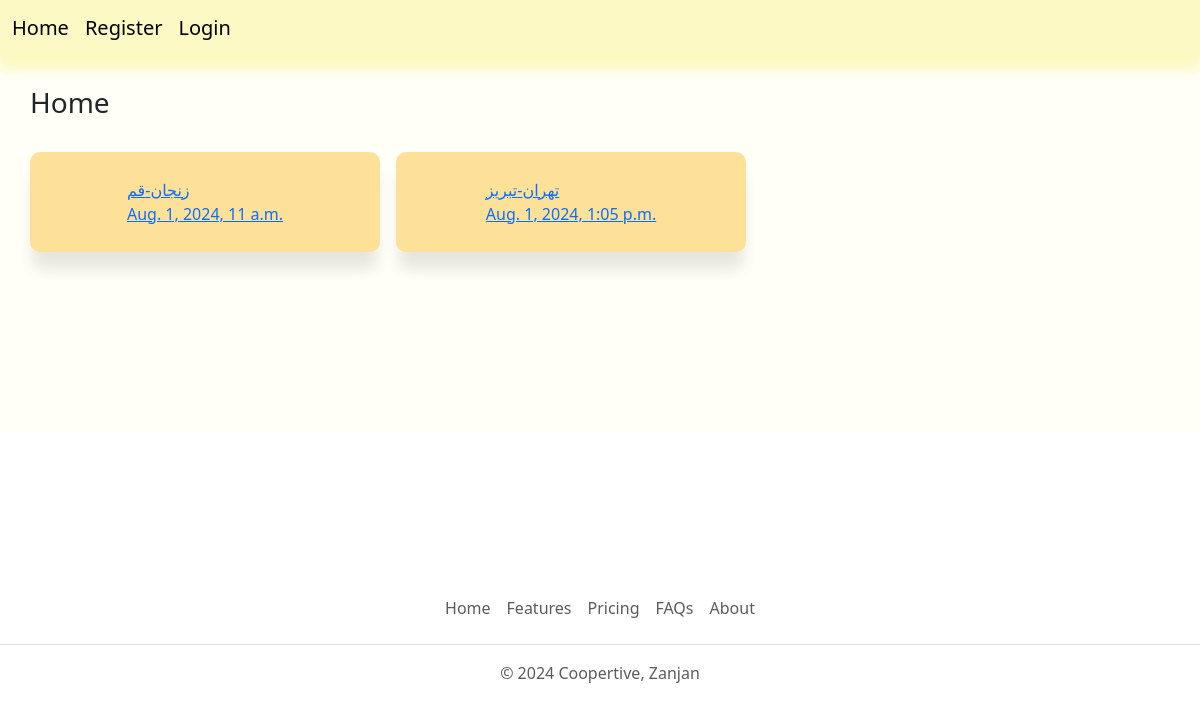
The page / on the database its author committed.
### orders/models.py (models this page shows, shortened)
class Ticket(models.Model):
    travel = models.ForeignKey(Travel, on_delete=models.CASCADE, related_name='travel_ticket')
    user = models.ForeignKey(User, on_delete=models.CASCADE, null=True, blank=True, related_name='user_ticket')
    is_available = models.BooleanField(default=True)

### accounts/models.py (models this page shows, shortened)
class Travel(models.Model):
    driver_car = models.ForeignKey(DriverCar, on_delete=models.CASCADE, related_name='driver_car')
    startcity = models.ForeignKey(City, on_delete=models.CASCADE, related_name='s_travel')
    destanition = models.ForeignKey(City, on_delete=models.CASCADE, related_name='d_travel')
    price = models.IntegerField(null=True, blank=True)
    date_time = models.DateTimeField(null=True)
    end_time = models.DateTimeField(null=True, blank=True)
    approved = models.BooleanField(default=False)

class City(models.Model):
    name = models.CharField(max_length=100)
    lat = models.FloatField()
    lon = models.FloatField()
    class Meta:
        verbose_name = 'city'
        verbose_name_plural = 'cities'
    def __str__(self):
        return self.name

### homep/views.py (the view)
# urls.py: path('', views.HomeView.as_view(), name='home')
class HomeView(View):
    def get(self, request):
        ticket = Ticket.objects.all()
        return render(request, 'homep/home.html', {'tickets':ticket})

### homep/templates/homep/home.html
{% extends 'base.html' %}
{% block content %}
        <h3>Home</h3><br>
<div style="display: flex; gap: 16px; flex-wrap: wrap;">
    {% for ticket in tickets %}
    <div style="height: 100px; width: 350px; background-color: rgb(253, 225, 152); border-radius: 10px ; display: flex; justify-content: center; align-items: center; box-shadow: 0px 20px 15px -3px rgba(0,0,0,0.1);">
        <a href="{% url 'orders:ticket_detail' ticket.id %}"
        >{{ ticket.travel.startcity }}-{{ ticket.travel.destanition }} <br>{{ ticket.travel.date_time }}  </a> <br><br>
    </div>
    {% endfor %}
</div>
{% endblock %}

### rows shown on the page
Ticket: travel.startcity "زنجان", travel.destanition "قم", travel.date_time "Aug. 1, 2024, 11 a.m."
Ticket: travel.startcity "تهران", travel.destanition "تبریز", travel.date_time "Aug. 1, 2024, 1:05 p.m."
